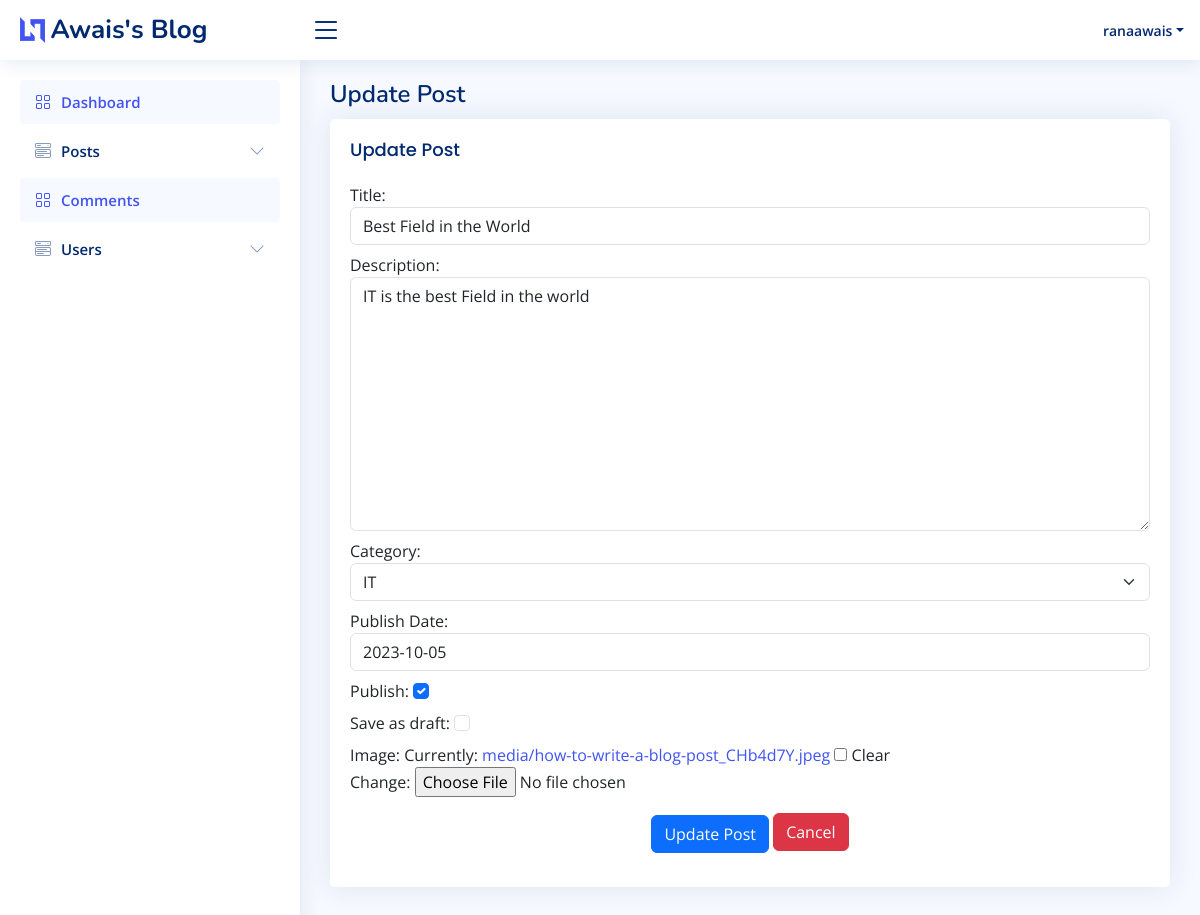
The page /blog/update_post/best-field-in-the-world (signed in) on the database its author committed.
### blog/models.py (models this page shows, shortened)
class Post(models.Model):
    author = models.ForeignKey(User, on_delete=models.CASCADE, related_name='posts')
    title = models.CharField(max_length=250)
    description = models.TextField()
    category = models.ForeignKey(Category, on_delete=models.CASCADE, related_name='posts')
    publish_date = models.DateField(null=True, blank=True, validators=[validate_future_date])
    publish = models.BooleanField(null=True, blank=True)
    draft = models.BooleanField(null=True, blank=True)
    created_on = models.DateTimeField(auto_now_add=True)
    updated_on = models.DateTimeField(auto_now=True)
    image = models.ImageField(null=True, blank=True, upload_to='media')
    slug = models.SlugField(unique=True, blank=True)

### blog/views.py (the view)
# urls.py: path('update_post/<slug:slug>', views.UpdatePost.as_view(), name='update-post'),
class UpdatePost(LoginRequiredMixin, UpdateView):
    model = Post
    form_class = PostForm
    template_name = 'blog/update_post.html'
    success_url = reverse_lazy('all-posts')

### blog/forms.py
class PostForm(forms.ModelForm):
    class Meta:
        model = Post
        fields = ['title', 'description', 'category', 'publish_date', 'publish', 'draft', 'image']
        widgets = {
            'title': forms.TextInput(attrs={'class': 'form-control', 'placeholder': 'Post Title'}),
            'description': forms.Textarea(attrs={'class': 'form-control', 'placeholder': 'Post Description'}),
            'category': forms.Select(attrs={'class': 'form-select', 'aria-label': '-----------'}),
            'publish_date': forms.TextInput(
                attrs={'class': 'form-control', 'placeholder': 'Select Date', 'id': 'my_date_picker', 'type': 'text'}),
            'publish': forms.CheckboxInput(attrs={'class': 'form-check-input'}),
            'draft': forms.CheckboxInput(attrs={'class': 'form-check-input'}),
        }
        labels = {
            'title': 'Title',
            'description': 'Description',
            'category': 'Category',
            'publish_date': 'Publish Date',
            'draft': 'Save as draft',
        }

### blog/context_processors.py (called while the page is built)
def site_info(request):
    site_name = "Awais's Blog"
    blog_title = "Awais's Wonderful Blog"
    blog_description = "A Blog Site by Rana Awais Ahmad"
    return {
        'site_name': site_name,
        'blog_title': blog_title,
        'blog_description': blog_description,
    }

### blog/models.py (called while the page is built)
    def __str__(self):
        return self.name

### blog/templates/blog/update_post.html (shortened to what this page needs)
{% extends 'base.html' %}
{% load static %}
{% block content %}
    {% include 'navbar.html' %}
    {% include 'sidebar.html' %}
    <main id="main" class="main">
        <div class="pagetitle">
            <h1>Update Post</h1>
        </div>
        <section class="section">
            <div class="row">
                <div class="col-lg-12">
                    <div class="card">
                        <div class="card-body">
                            <h5 class="card-title">Update Post</h5>
                            <form method="POST" action="" novalidate>
                                {% for field in form %}
                                    <div class="mb-2">
                                {{ field.label_tag }}
                                    {{ field }}
                                    </div>
                                {% endfor %}
                                <div class="text-center mt-3">
                                    <button type="submit" class="btn btn-primary">Update Post</button>
                                    <p class="d-inline-flex gap-1">
                                        <a href="#" class="btn btn-danger" role="button">Cancel</a>
                                    </p>
                                </div>
                            </form>
                        </div>
                    </div>
                </div>
            </div>
        </section>
    </main>
{% endblock %}

### templates/navbar.html (shortened to what this page needs)
{% load static %}
<header id="header" class="header fixed-top d-flex align-items-center">
    <div class="d-flex align-items-center justify-content-between">
        <a href="{% url 'index' %}" class="logo d-flex align-items-center">
            <img src="{% static 'assets/img/logo.png' %}" alt="">
            <span class="d-none d-lg-block">{{ site_name }}</span>
        </a>
        <i class="bi bi-list toggle-sidebar-btn"></i>
    </div>
    <nav class="header-nav ms-auto">
        <ul class="d-flex align-items-center">
            <li class="nav-item dropdown pe-3">
                <a class="nav-link nav-profile d-flex align-items-center pe-0" href="#" data-bs-toggle="dropdown">
                    <span class="d-none d-md-block dropdown-toggle ps-2">{{ user.username }}</span>
                </a>
            </li>
        </ul>
    </nav>
</header>

### static/assets/css/style.css (style rules this page uses)
:root { scroll-behavior: smooth; }
body { font-family: "Open Sans", sans-serif; background: #f6f9ff; color: #444444; }
a { color: #4154f1; text-decoration: none; }
h1, h2, h3, h4, h5, h6 { font-family: "Nunito", sans-serif; }
#main { margin-top: 60px; padding: 20px 30px; transition: all 0.3s; }
.pagetitle { margin-bottom: 10px; }
.pagetitle h1 { font-size: 24px; margin-bottom: 0; font-weight: 600; color: #012970; }
.card { margin-bottom: 30px; border: none; border-radius: 5px; box-shadow: 0px 0 30px rgba(1, 41, 112, 0.1); }
.card-title { padding: 20px 0 15px 0; font-size: 18px; font-weight: 500; color: #012970; font-family: "Poppins", sans-serif; }
.card-body { padding: 0 20px 20px 20px; }
.logo { line-height: 1; }
@media (min-width: 1200px) { .logo { width: 280px; } }
.logo img { max-height: 26px; margin-right: 6px; }
.logo span { font-size: 26px; font-weight: 700; color: #012970; font-family: "Nunito", sans-serif; }
.header { transition: all 0.5s; z-index: 997; height: 60px; box-shadow: 0px 2px 20px rgba(1, 41, 112, 0.1); background-color: #fff; padding-left: 20px; }
.header .toggle-sidebar-btn { font-size: 32px; padding-left: 10px; cursor: pointer; color: #012970; }
.header-nav ul { list-style: none; }
.header-nav>ul { margin: 0; padding: 0; }
.header-nav .nav-profile { color: #012970; }
.header-nav .nav-profile span { font-size: 14px; font-weight: 600; }
@media (min-width: 1200px) { #main, #footer { margin-left: 300px; } }

### rows shown on the page
Post: form "Best Field in the World" "IT is the best Field in the world" "IT" "2023-10-05" "☑"

### other values the page prints
{{ site_name }} "Awais's Blog"
{{ user.username }} "ranaawais"
{{ field.label_tag }} "Title:" "Description:" "Category:" "Publish Date:" "Publish:" "Save as draft:" "Image:"
